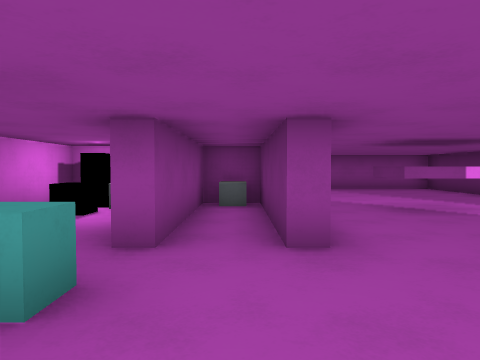
[1] (above)

24 first-person views from a walk through a Godot game level. The camera is 1.4 m above the floor, tilts 2° down and sees 70° across. The floor is counted in squares, 2 m on a side. Each view is taken from the middle of a square. On the plan, view 1 faces up. The plan holds only what a view shows up to about 11 squares ahead; the rest is blank. The place goes on beyond the plan. Characters and animated objects are left out. Surface patterns are stand-ins for the level's own textures.

[2]
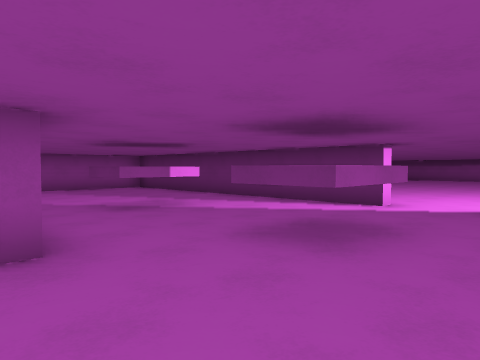

[3]
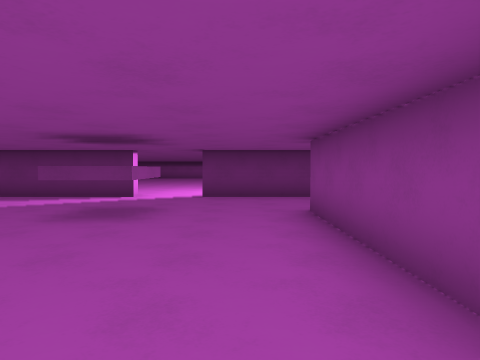

[4]
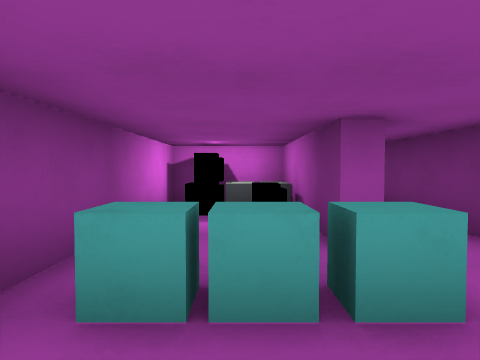

[5]
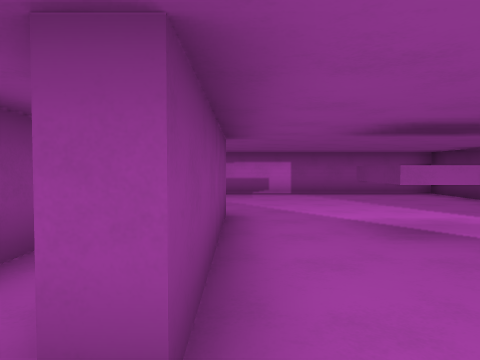

[6]
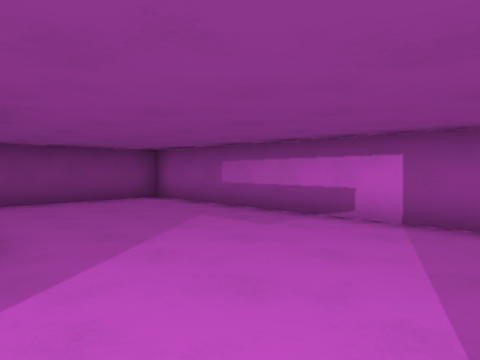

[7]
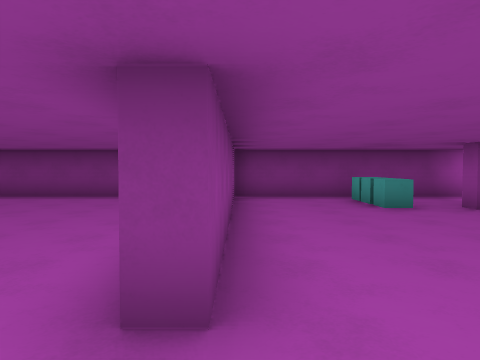

[8]
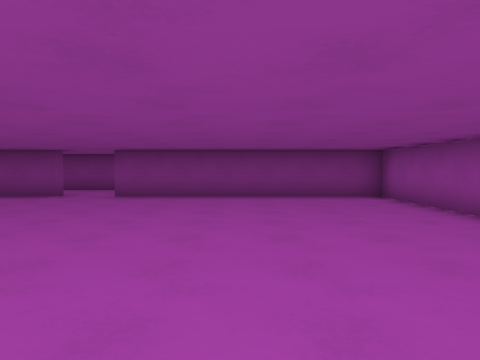

[9]
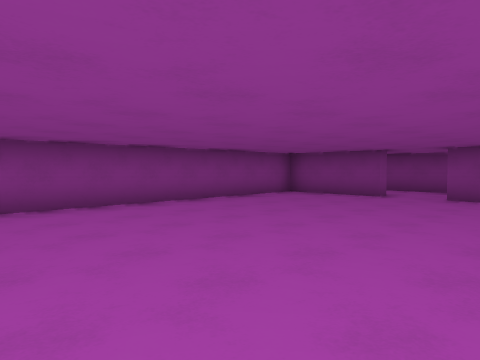

[10]
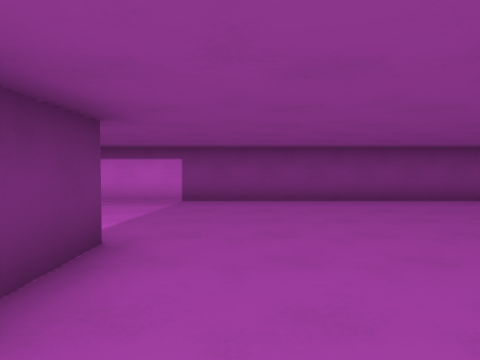

[11]
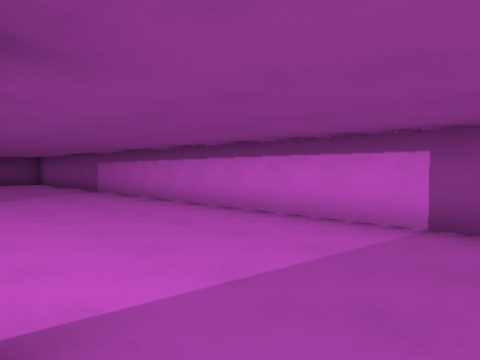

[12]
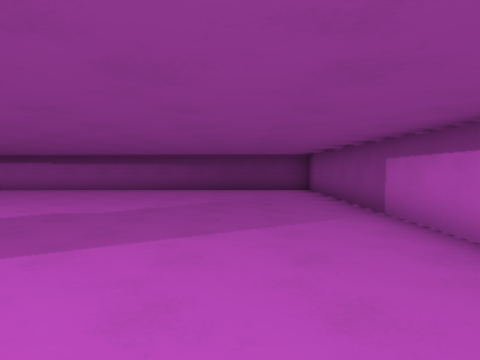

[13]
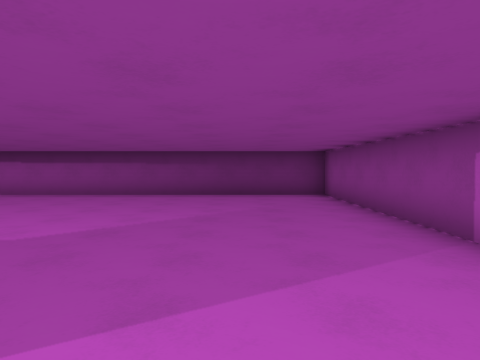

[14]
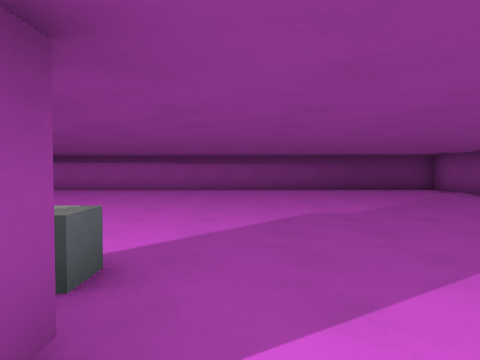

[15]
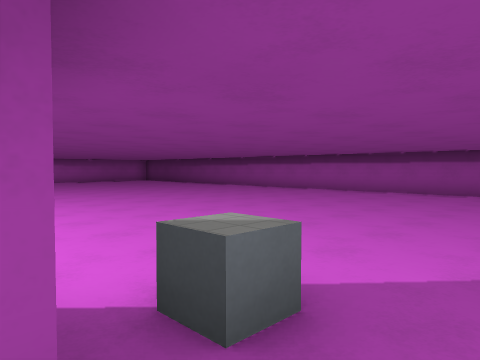

[16]
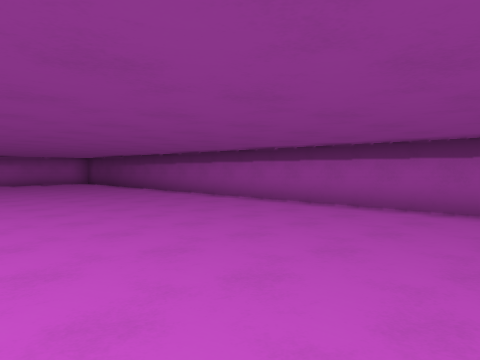

[17]
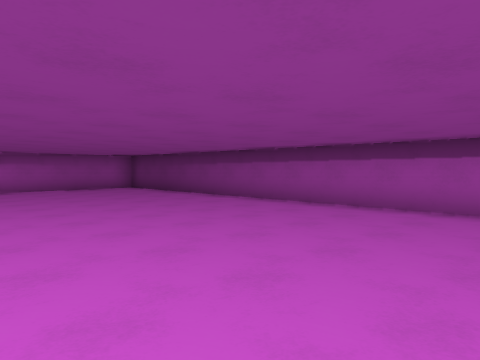

[18]
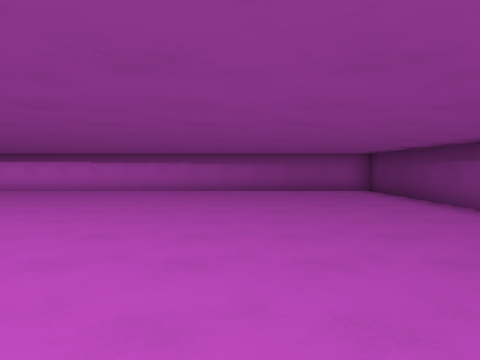

[19]
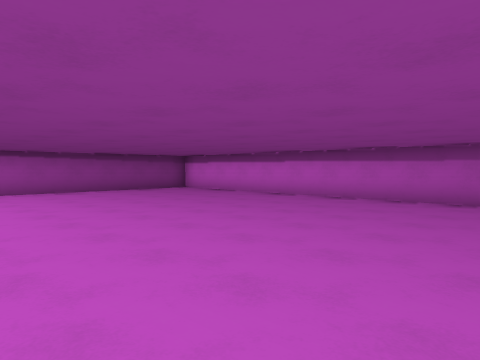

[20]
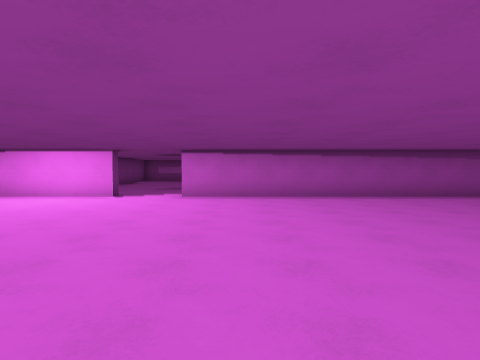

[21]
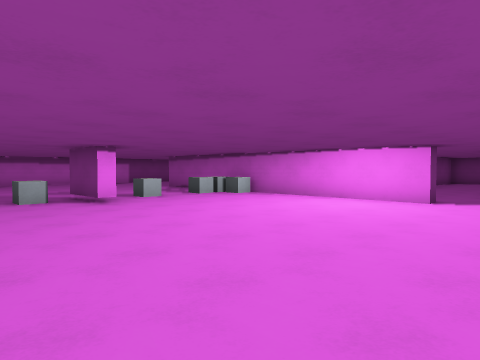

[22]
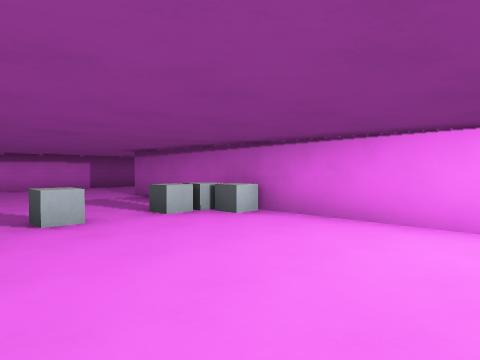

[23]
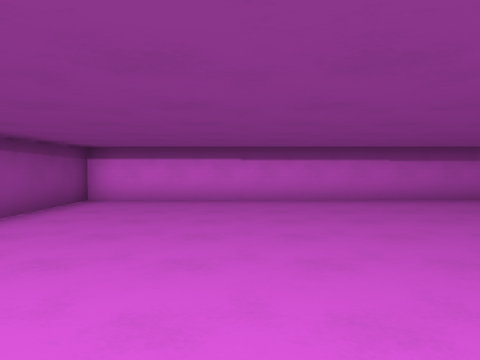

[24]
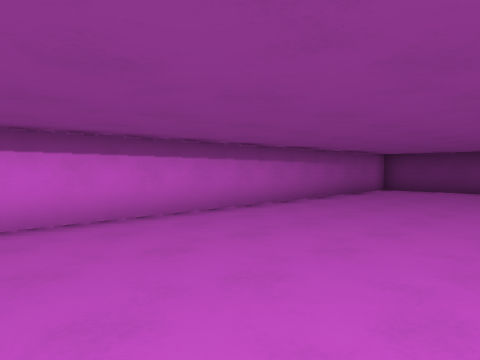

### Floor plan
Ten units are one square. View 1 is at (0, 0); x grows to the right and y downward. Boxes are objects, and circles mark ways between rooms. Rooms are numbered by the first view taken in them; rooms with no view inside come last. Other rooms are left out.
<svg viewBox="-45 -120 260 247">
<path fill="none" stroke="#000" d="M8 -54 8 -30 4 -30M-7 -54 -7 -30 -11 -30 -11 -69 -33 -69M42 -22 42 -15 25 -15 25 -28M42 -53 25 -53M-33 -45 -33 11 35 11M63 -26 63 -56M-10 -21 -10 -15 -15 -15 -15 -21M-16 -15 -28 -15M-22 -21 -22 -15M8 -69 8 -54M-7 -69 -7 -54M25 -53 25 -66M63 -56 63 -115 -33 -115 -33 -82M108 38 112 38 112 54M63 18 63 6M63 -9 67 -9 67 82M35 11 35 16M63 82 63 68M1 15 -33 15 -33 81M-38 95 -33 95 -33 122 210 122 210 -115 67 -115 67 -26 63 -26M119 44 124 44 124 50 119 50 119 44M75 44 75 49M68 38 73 38 73 44M70 44 81 44 81 50M63 6 63 -9"/>
<rect x="-35" y="-55" width="10" height="10" fill="#bbb"><title>other object</title></rect>
<rect x="-25" y="-55" width="10" height="10" fill="#bbb"><title>other object</title></rect>
<circle cx="15" cy="-60" r="3" fill="#2a7"/>
<circle cx="50" cy="-60" r="3" fill="#2a7"/>
<circle cx="60" cy="-15" r="3" fill="#2a7"/>
<circle cx="30" cy="-5" r="3" fill="#2a7"/>
<circle cx="50" cy="-20" r="3" fill="#2a7"/>
<circle cx="45" cy="10" r="3" fill="#2a7"/>
<text x="10" y="-30">1</text>
<text x="10" y="-90">2</text>
<text x="110" y="20">3</text>
<text x="40" y="-10">4</text>
</svg>
Room 1 opens to room 2. Room 1 opens to room 3. Room 1 opens to room 4. Room 3 opens to room 4.

Where each view was taken, in squares from view 1:
view 1: 0 up, 0 right, facing up
view 2: 0 up, 0 right, facing up-right
view 3: 0 up, 2 left, facing right
view 4: 0 up, 2 left, facing up
view 5: 2 up, 1 right, facing up
view 6: 7 up, 4 right, facing up-left
view 7: 1 down, 5 right, facing left
view 8: 5 down, 5 right, facing left
view 9: 6 down, 5 right, facing down-left
view 10: 5 down, 5 right, facing down
view 11: 8 down, 5 right, facing down-right
view 12: 10 down, 10 right, facing right
view 13: 10 down, 12 right, facing right
view 14: 6 down, 10 right, facing right
view 15: 6 down, 11 right, facing up-right
view 16: 4 down, 15 right, facing up-right
view 17: 0 up, 15 right, facing up-right
view 18: 1 up, 17 right, facing up
view 19: 4 up, 17 right, facing up-left
view 20: 4 up, 15 right, facing left
view 21: 3 up, 14 right, facing down-left
view 22: 0 up, 11 right, facing down-left
view 23: 4 up, 10 right, facing up
view 24: 7 up, 10 right, facing up-right
